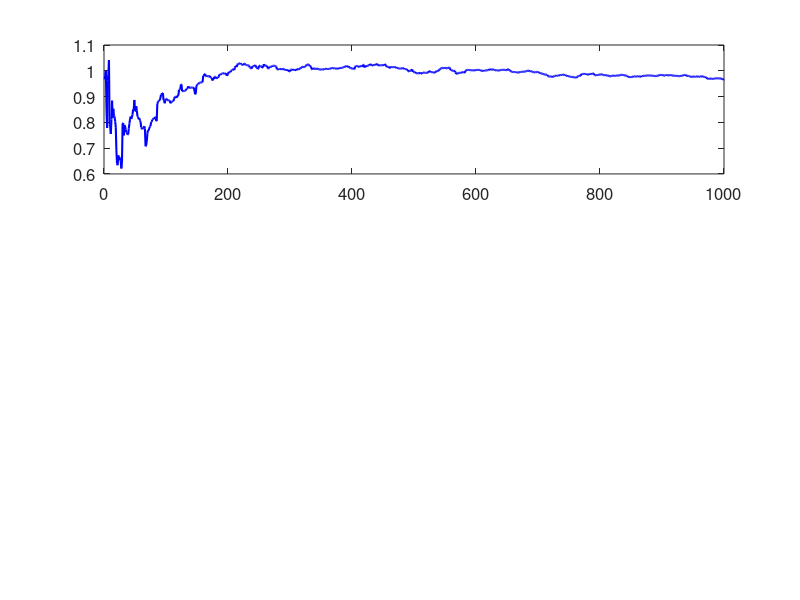

Recreate this plot in MATLAB. (Note: this script raises an error after producing the figure.)
clear; clc; close all;

% Parameters
p = 3; % Number of predictors
n_samples = 1000; % Number of observations
max_iter = n_samples; % Maximum number of iterations for updates
convergence_threshold = 1e-4; % Convergence threshold for stopping

% True parameters (for simulation)
beta_true = [1; -2; 3]; % True regression coefficients
sigma2_true = 1; % True noise variance
mu_X_true = [0; 0; 0]; % True mean of predictors
Sigma_X_true = eye(p); % True covariance matrix of predictors

% Generate synthetic data
X = mvnrnd(mu_X_true, Sigma_X_true, n_samples); % Generate predictors from normal distribution
y = X * beta_true + sqrt(sigma2_true) * randn(n_samples, 1); % Generate responses

%% Step 1: Compute Maximum Likelihood Estimates (MLE) for initialization
beta = (X' * X) \ (X' * y);  % MLE for beta (OLS solution)
sigma2 = mean((y - X * beta).^2);  % MLE for sigma^2 (variance of residuals)
mu_X = mean(X, 1)';  % MLE for mu_X (column vector of means)
Sigma_X = cov(X, 1); % MLE for Sigma_X (normalized by N, not N-1)

% Step size function
epsilon_n = @(n) 1/(n+1);

% Store parameter estimates for plotting
beta_history = zeros(p, n_samples);
sigma2_history = zeros(1, n_samples);
mu_X_history = zeros(p, n_samples);
Sigma_X_history = zeros(p, p, n_samples);

%% Step 2: Sequential updating (Martingale Posterior) with Convergence Check
for n = 1:n_samples
    xn = X(n, :)'; % Current predictor sample (column vector)
    yn = y(n); % Current response sample
    eps_n = epsilon_n(n); % Adaptive step size
    
    % Update beta
    beta_new = beta + eps_n * (xn * (yn - xn' * beta));
    
    % Update sigma^2
    sigma2_new = sigma2 + eps_n * ((yn - xn' * beta)^2 - sigma2);
    
    % Update mu_X
    mu_X_new = mu_X + eps_n * (xn - mu_X);
    
    % Update Sigma_X
    Sigma_X_new = Sigma_X + eps_n * ((xn - mu_X) * (xn - mu_X)' - Sigma_X);
    
    % Enforce symmetry in Sigma_X to prevent numerical drift
    Sigma_X_new = 0.5 * (Sigma_X_new + Sigma_X_new');
    
    % Store history for visualization
    beta_history(:, n) = beta_new;
    sigma2_history(n) = sigma2_new;
    mu_X_history(:, n) = mu_X_new;
    Sigma_X_history(:, :, n) = Sigma_X_new;

    % Check for convergence (using change in parameter estimates)
    if n > 1 && ...
       max(abs(beta_new - beta)) < convergence_threshold && ...
       abs(sigma2_new - sigma2) < convergence_threshold && ...
       max(abs(mu_X_new - mu_X)) < convergence_threshold && ...
       max(abs(Sigma_X_new(:) - Sigma_X(:))) < convergence_threshold
        fprintf('Converged after %d iterations\n', n);
        break;
    end

    % Update parameters for the next iteration
    beta = beta_new;
    sigma2 = sigma2_new;
    mu_X = mu_X_new;
    Sigma_X = Sigma_X_new;
end

%% Display final estimates
fprintf('Estimated beta:\n');
disp(beta);
fprintf('Estimated sigma^2: %f\n', sigma2);
fprintf('Estimated mu_X:\n');
disp(mu_X);
fprintf('Estimated Sigma_X:\n');
disp(Sigma_X);

%% Step 3: Visualization

% Set figure properties for better visualization
set(0, 'DefaultFigureWindowStyle', 'normal'); % Normal window style for better plotting
set(0, 'DefaultAxesFontSize', 12); % Default axis font size
set(0, 'DefaultLineLineWidth', 1.5); % Default line width
set(0, 'DefaultAxesGridLineStyle', '-'); % Enable grid lines for better readability

% Plot estimation history of beta
figure('Position', [100, 100, 800, 900]); % Custom figure size
for i = 1:p
    subplot(p,1,i);
    plot(1:n_samples, beta_history(i, :), 'b-', 'LineWidth', 1.5); hold on;
    yline(beta_true(i), 'r--', 'LineWidth', 1.5); % True value in red dashed line
    xlabel('Iterations', 'FontSize', 12);
    ylabel(['\beta_' num2str(i)], 'FontSize', 12);
    title(['Estimation of \beta_' num2str(i)], 'FontSize', 14);
    legend('Estimated', 'True', 'Location', 'Best');
    grid on;
end

% Plot estimation history of sigma^2
figure('Position', [100, 100, 800, 600]);
plot(1:n_samples, sigma2_history, 'b-', 'LineWidth', 1.5); hold on;
yline(sigma2_true, 'r--', 'LineWidth', 1.5);
xlabel('Iterations', 'FontSize', 12);
ylabel('\sigma^2', 'FontSize', 12);
title('Estimation of \sigma^2', 'FontSize', 14);
legend('Estimated', 'True', 'Location', 'Best');
grid on;

% Plot estimation history of mu_X
figure('Position', [100, 100, 800, 900]); % Custom figure size
for i = 1:p
    subplot(p,1,i);
    plot(1:n_samples, mu_X_history(i, :), 'b-', 'LineWidth', 1.5); hold on;
    yline(mu_X_true(i), 'r--', 'LineWidth', 1.5);
    xlabel('Iterations', 'FontSize', 12);
    ylabel(['\mu_X_' num2str(i)], 'FontSize', 12);
    title(['Estimation of \mu_X_' num2str(i)], 'FontSize', 14);
    legend('Estimated', 'True', 'Location', 'Best');
    grid on;
end

% Plot estimation history of elements of Sigma_X
figure('Position', [100, 100, 1000, 1200]); % Custom figure size
idx = 1;
for i = 1:p
    for j = i:p  % Only upper triangular part including diagonal
        subplot(p, p, idx);
        plot(1:n_samples, squeeze(Sigma_X_history(i, j, :)), 'b-', 'LineWidth', 1.5); hold on;
        yline(Sigma_X_true(i, j), 'r--', 'LineWidth', 1.5);
        xlabel('Iterations', 'FontSize', 12);
        ylabel(['\Sigma_{' num2str(i) ',' num2str(j) '}'], 'FontSize', 12);
        title(['Estimation of \Sigma_{' num2str(i) ',' num2str(j) '}'], 'FontSize', 14);
        legend('Estimated', 'True', 'Location', 'Best');
        grid on;
        idx = idx + 1;
    end
end
